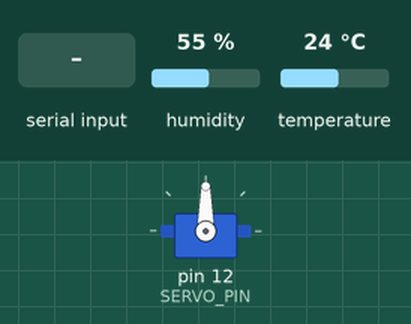
Bench run of a sketch on a simulated Arduino Uno, built with avr-gcc and run on an emulated ATmega328P. Parts: servo. Inputs (shaded band) come from the test bench; at power-on: humidity 55 %, temperature 24 °C. What the sketch prints to the serial monitor is not drawn.

Above: at 1.2 s.
1.3 s: "1" received over Serial
At 3.4 s:
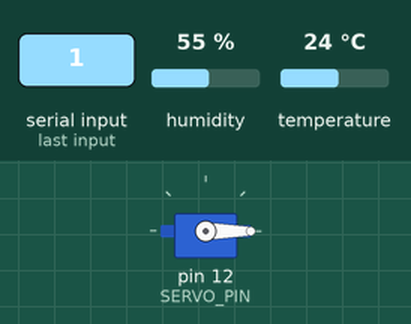
Timing chart, 0 to 4.9 s (numbered marks = the images above; inputs shaded):
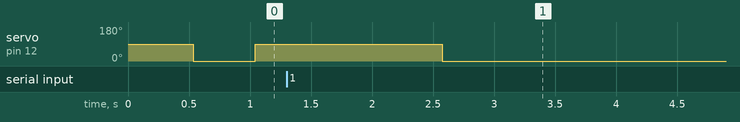

The sketch:

Arduino.ino
```cpp
#include <ArduinoJson.h>
StaticJsonDocument<200> controlJson;
StaticJsonDocument<200> messageJson;
DeserializationError error;
/****************************************
 * Stepper
 */
#include <Servo.h>
const int SERVO_PIN = 12;
Servo servo;

int servo_delay_count = 0;
const int servo_max_delay = 100;
int sensor_delay_count = 0;
const int sensor_max_delay = 10;
//
#include <DHT.h>
const int dht11_pin = 11;
const int dht_model = DHT11;
float humidity;
float temperature;
DHT dht11(dht11_pin, dht_model);
//
int degree = 90;

/****************************************
 * Main
 */
void setup() {
  Serial.begin(115200);
  servo.attach(SERVO_PIN);
  dht11.begin();
}

void loop() {
  if (Serial.available()) {
    error = deserializeJson(controlJson, Serial);
    if (!error) {
      degree = controlJson["degree"].as<int>();
    }
  }
  // do rotate
  if (servo_delay_count == 0) {
    servo.write(degree);
  } else if (servo_delay_count == (servo_max_delay >> 1)) {
    servo.write(0);
  }
  servo_delay_count++;
  if (servo_delay_count == servo_max_delay)
    servo_delay_count = 0;

  // read sensor value
  if (sensor_delay_count == 0) {
    humidity = dht11.readHumidity();
    temperature = dht11.readTemperature();
    messageJson["humidity"] = humidity;
    messageJson["temperature"] = temperature;
    serializeJson(messageJson, Serial);
  }
  sensor_delay_count++;
  if (sensor_delay_count == sensor_max_delay)
    sensor_delay_count = 0;

  delay(10);
}
```
